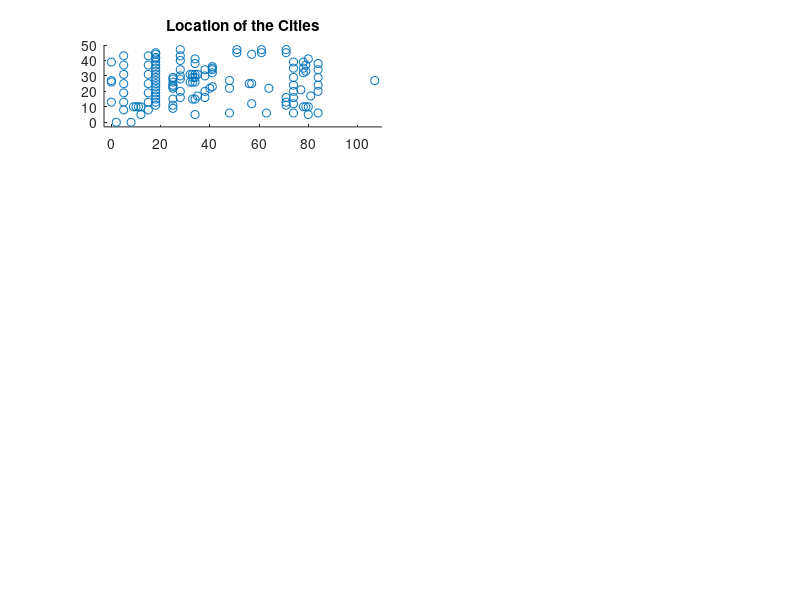

This chart was generated by the following MATLAB code: (Note: this script raises an error after producing the figure.)
function tsp()
    close All;
    clear All;
    clc;

    profile on;
    
    noOfCities = 131;
    % noOfCities = 411;
    ax = [-3 110 -3 50];
    textX = 115;
    % ax = [-3 125 -3 100];
    % textX = 130;
    coordinates = zeros(noOfCities,2);
    
    % Read coordinates from text file
    % fid = fopen('TSP_411.txt', 'r');
    fid = fopen('data131.txt', 'r');
    tline = fgets(fid);
    i = 1;
    while ischar(tline)
        if tline(1) ~= 'N'
            m = regexp(tline, '\d+'); % returns [node_number, x, y]
            coordinates(i,:) = [str2double(tline(m(2):m(3)-2)), str2double(tline(m(3):end))];
            i = i + 1;
        end
        tline = fgets(fid);
    end
    fclose(fid);
    
    % Initial locations
    figure;
    subplot(4,4,1:2);
    scatter(coordinates(:,1),coordinates(:,2));
    title('Location of the Cities')
    axis(ax)
    
    xdist = repmat(coordinates(:,1),1,noOfCities) - repmat(coordinates(:,1)',noOfCities,1);
    ydist = repmat(coordinates(:,2),1,noOfCities) - repmat(coordinates(:,2)',noOfCities,1);
    distances = sqrt(xdist.^2 + ydist.^2);
    distances(find(eye(noOfCities))) = Inf;
    
    % Nearest Neighbor Construction Heuristics
    tic;
    [routeNN, lenNN, startCityNN] = useNearestNeighbor(distances);
    graphNN = createGraph(coordinates, routeNN);
    subplot(4,4,3);
    plot(graphNN(:,1),graphNN(:,2));    
    title('Route with Nearest Neighbor');
    axis(ax)
    hold on;
    plot(coordinates(startCityNN,1), coordinates(startCityNN,2), 'r*');
    hold off;
    text(textX,25,['l=',num2str(round(lenNN))]);
    toc;
    
    % Best Insertion Construction Heuristics
    tic;
    [routeBI, lenBI, startSelecteBI] = useBestInsertion(distances);
    graphBI = createGraph(coordinates, routeBI);
    subplot(4,4,4);
    plot(graphBI(:,1),graphBI(:,2));    
    title('Route with Best Insertion');
    axis(ax)
    hold on;
    plot(coordinates(startSelecteBI(1),1), coordinates(startSelecteBI(1),2), 'r*');
    plot(coordinates(startSelecteBI(2),1), coordinates(startSelecteBI(2),2), 'r*');
    plot(coordinates(startSelecteBI(3),1), coordinates(startSelecteBI(3),2), 'r*');
    hold off;
    text(textX,25,['l=',num2str(round(lenBI))]);
    toc;
    
    % Cheapest Insertion Construction Heuristics
    tic;
    [routeCI, lenCI, startSelecteCI] = useCheapestInsertion(distances);
    graphCI = createGraph(coordinates, routeCI);
    subplot(4,4,5);
    plot(graphCI(:,1),graphCI(:,2));    
    title('Route with Cheapest Insertion');
    axis(ax)
    hold on;
    plot(coordinates(startSelecteCI,1), coordinates(startSelecteCI,2), 'r*');
    hold off;
    text(textX,25,['l=',num2str(round(lenCI))]);
    toc;
    
    % Saving Construction Heuristics
    tic;
    [routeS, lenS, startSelecteS] = useSaving(distances);
    graphS = createGraph(coordinates, routeS);
    subplot(4,4,6);
    plot(graphS(:,1),graphS(:,2));    
    title('Route with Saving');
    axis(ax)
    hold on;
    plot(coordinates(startSelecteS,1), coordinates(startSelecteS,2), 'r*');
    hold off;
    text(textX,25,['l=',num2str(round(lenS))]);
    toc;
    
    % Local Search Improvement Heuristics using Swap only
    tic;
    [routeLSS, lenLSS] = useLocalSearch(distances, 1);
    graphLSS = createGraph(coordinates, routeLSS);
    subplot(4,4,7);
    plot(graphLSS(:,1),graphLSS(:,2));    
    title('Route with Local Search (Swap)');
    axis(ax)
    text(textX,25,['l=',num2str(round(lenLSS))]);
    toc;
    
    % Local Search Improvement Heuristics using Translation only
    tic;
    [routeLST, lenLST] = useLocalSearch(distances, 2);
    graphLST = createGraph(coordinates, routeLST);
    subplot(4,4,8);
    plot(graphLST(:,1),graphLST(:,2));    
    title('Route with Local Search (Translation)');
    axis(ax)
    text(textX,25,['l=',num2str(round(lenLST))]);
    toc;
    
    % Local Search Improvement Heuristics using Inversion only
    tic;
    [routeLSI, lenLSI] = useLocalSearch(distances, 3);
    graphLSI = createGraph(coordinates, routeLSI);
    subplot(4,4,9);
    plot(graphLSI(:,1),graphLSI(:,2));
    title('Route with Local Search (Inversion)');
    axis(ax)
    text(textX,25,['l=',num2str(round(lenLSI))]);
    toc;
    
    % Local Search Improvement Heuristics using Swap, Translation & Inversion
    tic;
    [routeLSSTI, lenLSSTI] = useLocalSearch(distances, 4);
    graphLSSTI = createGraph(coordinates, routeLSSTI);
    subplot(4,4,10);
    plot(graphLSSTI(:,1),graphLSSTI(:,2));
    title('Route with Local Search (Swap, Translation, Inversion)');
    axis(ax)
    text(textX,25,['l=',num2str(round(lenLSSTI))]);
    toc;
    
    % Simulated Annealing Improvement Heuristics using Metropolis
    tic;
    [routeSAM, lenSAM] = useSimulatedAnnealing(distances, 1);
    graphSAM = createGraph(coordinates, routeSAM);
    subplot(4,4,11);
    plot(graphSAM(:,1),graphSAM(:,2));
    title('Route with Simulated Annealing (Metropolis)');
    axis(ax)
    text(textX,25,['l=',num2str(round(lenSAM))]);
    toc;
    
    % Simulated Annealing Improvement Heuristics using Heat bath
    tic;
    [routeSAHB, lenSAHB] = useSimulatedAnnealing(distances, 2);
    graphSAHB = createGraph(coordinates, routeSAHB);
    subplot(4,4,12);
    plot(graphSAHB(:,1),graphSAHB(:,2));
    title('Route with Simulated Annealing (Heat bath)');
    axis(ax)
    text(textX,25,['l=',num2str(round(lenSAHB))]);
    toc;
    
    % Genetic Algorithm Improvement Heuristics using Crossover
    tic;
    [routeGAC, lenGAC] = useGeneticAlgorithm(distances, 1);
    graphGAC = createGraph(coordinates, routeGAC);
    subplot(4,4,13);
    plot(graphGAC(:,1),graphGAC(:,2));
    title('Route with Genetic Algorithm (Crossover)');
    axis(ax)
    text(textX,25,['l=',num2str(round(lenGAC))]);
    toc;
    
    % Genetic Algorithm Improvement Heuristics using Swap Mutation
    tic;
    [routeGASM, lenGASM] = useGeneticAlgorithm(distances, 2);
    graphGASM = createGraph(coordinates, routeGASM);
    subplot(4,4,14);
    plot(graphGASM(:,1),graphGASM(:,2));
    title('Route with Genetic Algorithm (Swap Mutation)');
    axis(ax)
    text(textX,25,['l=',num2str(round(lenGASM))]);
    toc;
    
    % Genetic Algorithm Improvement Heuristics using Translation Mutation
    tic;
    [routeGATM, lenGATM] = useGeneticAlgorithm(distances, 3);
    graphGATM = createGraph(coordinates, routeGATM);
    subplot(4,4,15);
    plot(graphGATM(:,1),graphGATM(:,2));
    title('Route with Genetic Algorithm (Translation Mutation)');
    axis(ax)
    text(textX,25,['l=',num2str(round(lenGATM))]);
    toc;
    
    % Genetic Algorithm Improvement Heuristics using Inversion Mutation
    tic;
    [routeGAIM, lenGAIM] = useGeneticAlgorithm(distances, 4);
    graphGAIM = createGraph(coordinates, routeGAIM);
    subplot(4,4,16);
    plot(graphGAIM(:,1),graphGAIM(:,2));
    title('Route with Genetic Algorithm (Inversion Mutation)');
    axis(ax)
    text(textX,25,['l=',num2str(round(lenGAIM))]);
    toc;
    
    profile off;
    profile viewer;
end

function graph = createGraph(coordinates, route)
    noOfCities = length(route);
    i = 1;
    j = 1;
    graph = ones(noOfCities+1,2);
    while i < noOfCities+1
        graph(i,:) = coordinates(j,:);
        j = find(route(j,:)); %next connected node
        i = i + 1;
    end
    graph(i,:) = coordinates(1,:); %close graph
end
